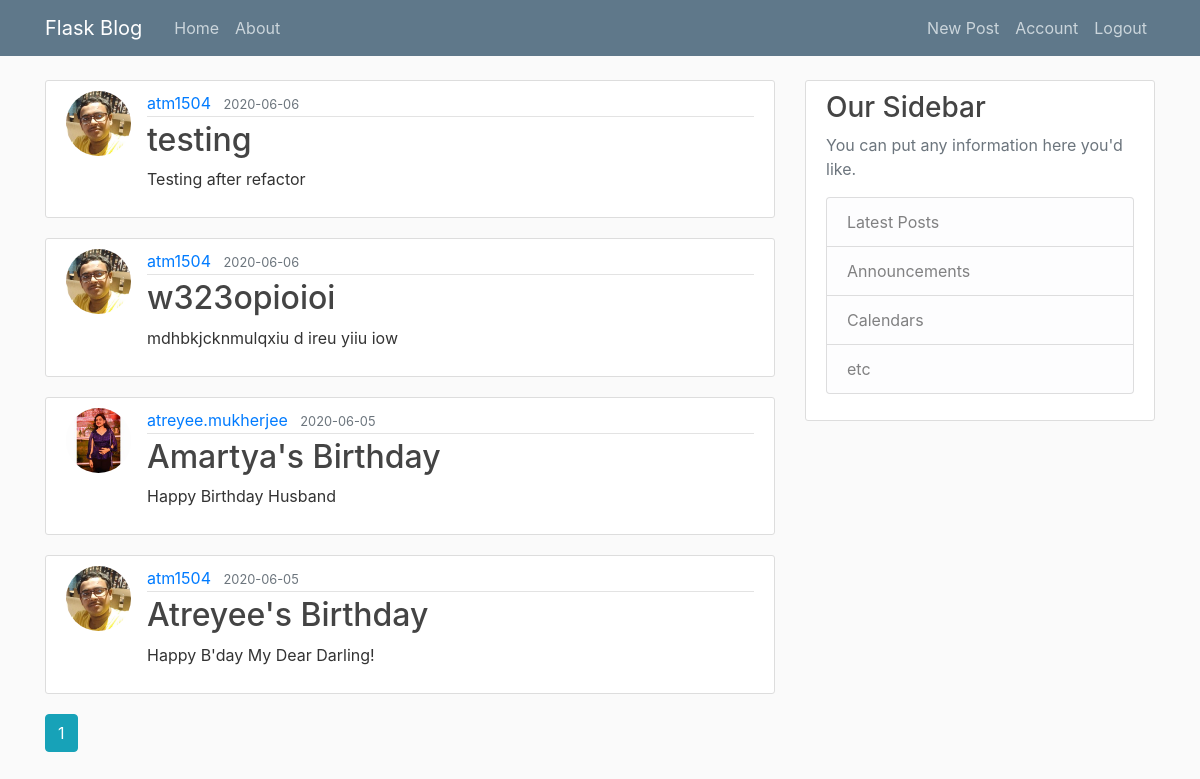
The app's page /home (signed in) with its own data.
### quote_post/models.py (models this page shows, shortened)
class Post(db.Model):
    id = db.Column(db.Integer, primary_key=True)
    title = db.Column(db.String(20), nullable=False)
    date_posted = db.Column(db.DateTime, nullable=False, default=datetime.utcnow)
    content = db.Column(db.Text, nullable=False)
    user_id = db.Column(db.Integer, db.ForeignKey('user.id'), nullable=False)

class User(db.Model,UserMixin):
    id = db.Column(db.Integer, primary_key=True)
    username = db.Column(db.String(20), unique=True, nullable=False)
    email = db.Column(db.String(120), unique=True, nullable=False)
    image_file = db.Column(db.String(20), nullable=False, default='default.jpg')
    password = db.Column(db.String(60), nullable=False)
    posts = db.relationship("Post", backref="author", lazy=True)

### quote_post/main/routes.py (the view)
@main.route('/')
@main.route("/home")
def home():
    if current_user.is_authenticated==False:
            return redirect(url_for("users.login"))
    page = request.args.get('page', 1, type=int)
    posts = Post.query.order_by(Post.date_posted.desc()).paginate(per_page=5, page=page)
    return render_template("home.html", posts=posts, title="ATM")

### quote_post/models.py (called while the page is built)
@loginManager.user_loader
def load_user(user_id):
    return User.query.get(int(user_id))

### quote_post/templates/home.html
{% extends "layout.html" %}
{% block content %}
    {% for post in posts.items %}
        <article class="media content-section">
          <img class="rounded-circle article-img" src="{{ url_for('static', filename='profile_pics/' + post.author.image_file)}}">
          <div class="media-body">
            <div class="article-metadata">
              <a class="mr-2" href="{{ url_for('users.user_posts', username=post.author.username) }}">{{ post.author.username }}</a>
              <small class="text-muted">{{ post.date_posted.strftime('%Y-%m-%d') }}</small>
            </div>
            <h2><a class="article-title" href="{{url_for('posts.post',post_id=post.id)}}">{{ post.title }}</a></h2>
            <p class="article-content">{{ post.content }}</p>
          </div>
        </article>
    {% endfor %}
    {% for page_num in posts.iter_pages(left_edge=1, right_edge=1, left_current=1, right_current=2) %}
      {% if page_num %}
        {% if posts.page == page_num %}
          <a class="btn btn-info mb-4" href="{{ url_for('main.home', page=page_num) }}">{{ page_num }}</a>
        {% else %}
          <a class="btn btn-outline-info mb-4" href="{{ url_for('main.home', page=page_num) }}">{{ page_num }}</a>
        {% endif %}
      {% else %}
        ...
      {% endif %}
    {% endfor %}
{% endblock content %}

### quote_post/templates/layout.html (shortened to what this page needs)
<!DOCTYPE html>
<html>
<head>
    <link rel="stylesheet" href="https://maxcdn.bootstrapcdn.com/bootstrap/4.0.0/css/bootstrap.min.css">
    <link rel="stylesheet" type="text/css" href="{{ url_for('static', filename='main.css') }}">
</head>
<body>
    <header class="site-header">
      <nav class="navbar navbar-expand-md navbar-dark bg-steel fixed-top">
        <div class="container">
          <a class="navbar-brand mr-4" href="/">Flask Blog</a>
          <div class="collapse navbar-collapse" id="navbarToggle">
            <div class="navbar-nav mr-auto">
              <a class="nav-item nav-link" href="{{ url_for('main.home')}}">Home</a>
              <a class="nav-item nav-link" href="{{ url_for('main.about')}}">About</a>
            </div>
            <div class="navbar-nav">
              {% if current_user.is_authenticated %}
              <a class="nav-item nav-link" href="{{url_for('posts.new_post')}}">New Post</a>
                <a class="nav-item nav-link" href="{{url_for('users.account')}}">Account</a>
                <a class="nav-item nav-link" href="{{url_for('users.logout')}}">Logout</a>
              {%else %}
                <a class="nav-item nav-link" href="{{url_for('users.login')}}">Login</a>
                <a class="nav-item nav-link" href="{{url_for('users.register')}}">Register</a>
              {% endif %}
            </div>
          </div>
        </div>
      </nav>
    </header>
    <main role="main" class="container">
      <div class="row">
        <div class="col-md-8">
          {% block content %}{% endblock %}
        </div>
        <div class="col-md-4">
          <div class="content-section">
            <h3>Our Sidebar</h3>
            <p class='text-muted'>You can put any information here you'd like.
              <ul class="list-group">
                <li class="list-group-item list-group-item-light">Latest Posts</li>
                <li class="list-group-item list-group-item-light">Announcements</li>
                <li class="list-group-item list-group-item-light">Calendars</li>
                <li class="list-group-item list-group-item-light">etc</li>
              </ul>
            </p>
          </div>
        </div>
      </div>
    </main>
</body>
</html>

### quote_post/static/main.css (style rules this page uses)
body { background: #fafafa; color: #333333; margin-top: 5rem; }
h1, h2, h3, h4, h5, h6 { color: #444444; }
.bg-steel { background-color: #5f788a; }
.site-header .navbar-nav .nav-link { color: #cbd5db; }
.content-section { background: #ffffff; padding: 10px 20px; border: 1px solid #dddddd; border-radius: 3px; margin-bottom: 20px; }
.article-title { color: #444444; }
.article-content { white-space: pre-line; }
.article-img { height: 65px; width: 65px; margin-right: 16px; }
.article-metadata { padding-bottom: 1px; margin-bottom: 4px; border-bottom: 1px solid #e3e3e3 }

### records on screen
Post: image_file (picture), author.username "atm1504", date_posted "2020-06-06", title "testing", content "Testing after refactor"
Post: image_file (picture), author.username "atm1504", date_posted "2020-06-06", title "w323opioioi", content "mdhbkjcknmulqxiu d ireu yiiu iow"
Post: image_file (picture), author.username "atreyee.mukherjee", date_posted "2020-06-05", title "Amartya's Birthday", content "Happy Birthday Husband"
Post: image_file (picture), author.username "atm1504", date_posted "2020-06-05", title "Atreyee's Birthday", content "Happy B'day My Dear Darling!"

### other values on screen
{{ page_num }} "1"
